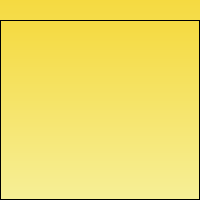
<?xml version="1.0" encoding="UTF-8"?>
<ui version="4.0">
 <class>Note</class>
 <widget class="QMainWindow" name="Note">
  <property name="geometry">
   <rect>
    <x>0</x>
    <y>0</y>
    <width>200</width>
    <height>200</height>
   </rect>
  </property>
  <property name="windowTitle">
   <string>Note</string>
  </property>
  <property name="windowIcon">
   <iconset resource="../res/resources.qrc">
    <normaloff>:/tomboy.png</normaloff>:/tomboy.png</iconset>
  </property>
  <property name="windowOpacity">
   <double>0.900000000000000</double>
  </property>
  <property name="styleSheet">
   <string notr="true"/>
  </property>
  <property name="documentMode">
   <bool>false</bool>
  </property>
  <widget class="QWidget" name="note_body">
   <property name="styleSheet">
    <string notr="true">background-color: qlineargradient(x1: 0, y1: 0, x2: 0, y2: 1, stop: 0 #fe6, stop: 0 #f5da41,  stop: 1 #f6ef97);</string>
   </property>
   <layout class="QVBoxLayout" name="verticalLayout">
    <property name="spacing">
     <number>0</number>
    </property>
    <property name="margin">
     <number>0</number>
    </property>
    <item>
     <layout class="QHBoxLayout" name="toolbar">
      <property name="sizeConstraint">
       <enum>QLayout::SetFixedSize</enum>
      </property>
      <item>
       <spacer name="horizontalSpacer">
        <property name="orientation">
         <enum>Qt::Horizontal</enum>
        </property>
        <property name="sizeHint" stdset="0">
         <size>
          <width>40</width>
          <height>20</height>
         </size>
        </property>
       </spacer>
      </item>
      <item>
       <widget class="QPushButton" name="pushButton">
        <property name="maximumSize">
         <size>
          <width>16</width>
          <height>16</height>
         </size>
        </property>
        <property name="cursor">
         <cursorShape>PointingHandCursor</cursorShape>
        </property>
        <property name="mouseTracking">
         <bool>true</bool>
        </property>
        <property name="text">
         <string/>
        </property>
        <property name="icon">
         <iconset resource="../res/resources.qrc">
          <normaloff>:/clear.png</normaloff>:/clear.png</iconset>
        </property>
        <property name="flat">
         <bool>true</bool>
        </property>
       </widget>
      </item>
      <item>
       <widget class="QPushButton" name="btn_add">
        <property name="maximumSize">
         <size>
          <width>16</width>
          <height>16</height>
         </size>
        </property>
        <property name="font">
         <font>
          <family>Arial</family>
          <pointsize>12</pointsize>
          <italic>true</italic>
         </font>
        </property>
        <property name="text">
         <string/>
        </property>
        <property name="icon">
         <iconset resource="../res/resources.qrc">
          <normaloff>:/add.png</normaloff>:/add.png</iconset>
        </property>
        <property name="flat">
         <bool>true</bool>
        </property>
       </widget>
      </item>
      <item>
       <widget class="QPushButton" name="btn_close">
        <property name="maximumSize">
         <size>
          <width>16</width>
          <height>16</height>
         </size>
        </property>
        <property name="font">
         <font>
          <family>Arial</family>
          <pointsize>12</pointsize>
          <italic>true</italic>
         </font>
        </property>
        <property name="styleSheet">
         <string notr="true"/>
        </property>
        <property name="text">
         <string/>
        </property>
        <property name="icon">
         <iconset resource="../res/resources.qrc">
          <normaloff>:/close.png</normaloff>:/close.png</iconset>
        </property>
        <property name="flat">
         <bool>true</bool>
        </property>
       </widget>
      </item>
     </layout>
    </item>
    <item>
     <widget class="QTextEdit" name="note_text">
      <property name="sizePolicy">
       <sizepolicy hsizetype="Expanding" vsizetype="Expanding">
        <horstretch>0</horstretch>
        <verstretch>0</verstretch>
       </sizepolicy>
      </property>
      <property name="mouseTracking">
       <bool>false</bool>
      </property>
      <property name="styleSheet">
       <string notr="true">font-family: &quot;ReenieBeanie&quot;;
font-size: 24px;</string>
      </property>
      <property name="verticalScrollBarPolicy">
       <enum>Qt::ScrollBarAlwaysOff</enum>
      </property>
      <property name="horizontalScrollBarPolicy">
       <enum>Qt::ScrollBarAlwaysOff</enum>
      </property>
      <property name="html">
       <string>&lt;!DOCTYPE HTML PUBLIC &quot;-//W3C//DTD HTML 4.0//EN&quot; &quot;http://www.w3.org/TR/REC-html40/strict.dtd&quot;&gt;
&lt;html&gt;&lt;head&gt;&lt;meta name=&quot;qrichtext&quot; content=&quot;1&quot; /&gt;&lt;style type=&quot;text/css&quot;&gt;
p, li { white-space: pre-wrap; }
&lt;/style&gt;&lt;/head&gt;&lt;body style=&quot; font-family:'ReenieBeanie'; font-size:24px; font-weight:400; font-style:normal;&quot;&gt;
&lt;p style=&quot;-qt-paragraph-type:empty; margin-top:0px; margin-bottom:0px; margin-left:0px; margin-right:0px; -qt-block-indent:0; text-indent:0px;&quot;&gt;&lt;br /&gt;&lt;/p&gt;&lt;/body&gt;&lt;/html&gt;</string>
      </property>
     </widget>
    </item>
   </layout>
  </widget>
 </widget>
 <layoutdefault spacing="6" margin="11"/>
 <resources>
  <include location="../res/resources.qrc"/>
 </resources>
 <connections/>
</ui>
